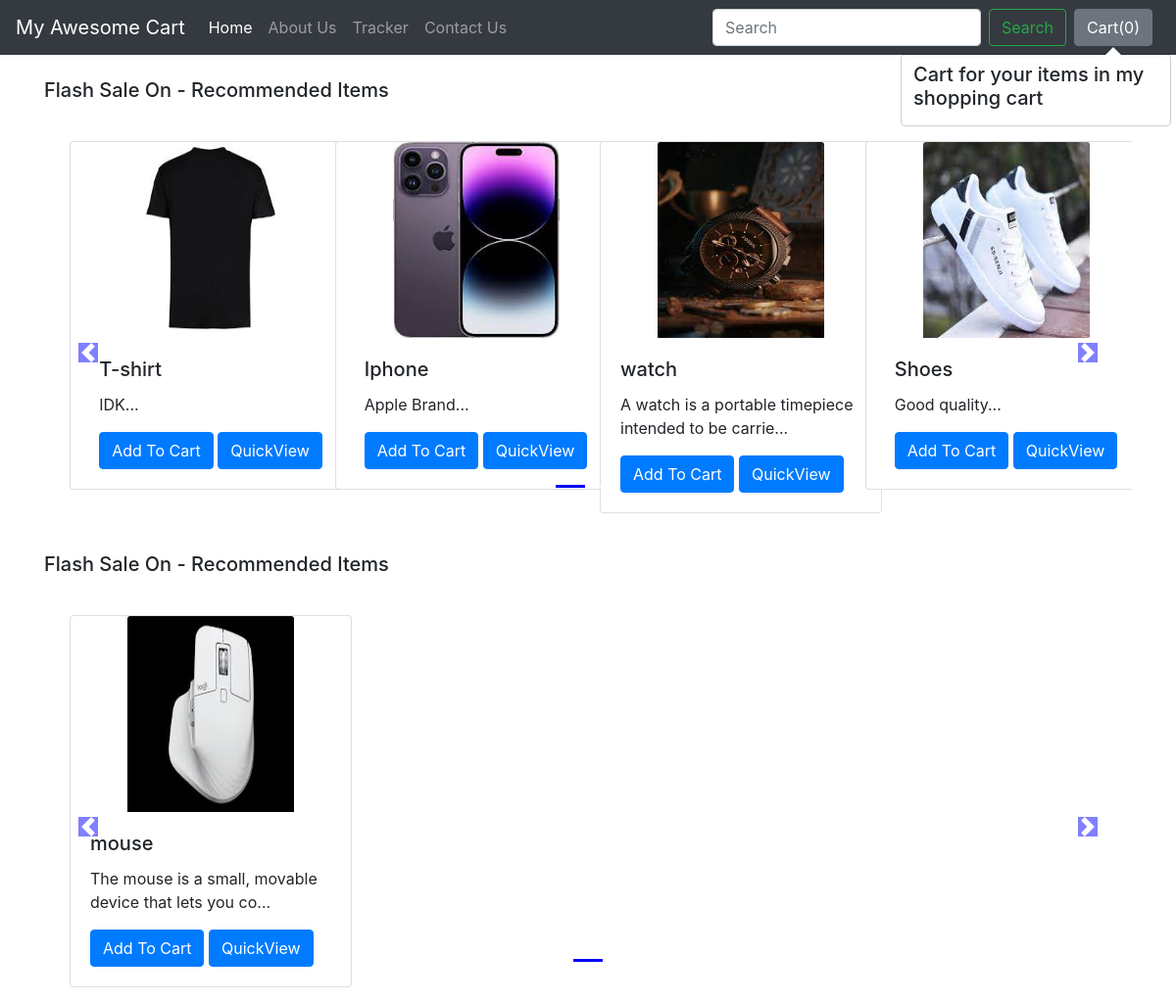
The app's page /shop/ with its own data.
### shop/models.py (models this page shows, shortened)
class Product(models.Model):
    product_id = models.AutoField
    product_name = models.CharField(max_length=50)
    categorty = models.CharField(max_length=50, default="")
    subcategory = models.CharField(max_length=50, default="")
    price = models.IntegerField(default=0)
    desc = models.CharField(max_length=300)
    pub_date = models.DateField()
    image = models.ImageField(upload_to='shop/images', default="")

### shop/views.py (the view)
# urls.py: path('', views.index)
def index(request):
    allProds = []
    catprods = Product.objects.values('categorty', 'id')
    cats = {item['categorty'] for item in catprods}
    for cat in cats:
        prod = Product.objects.filter(categorty=cat)
        n = len(prod)
        nSlides = n // 4 + ceil((n / 4) - (n // 4))
        allProds.append([prod, range(1, nSlides), nSlides])
    params = {'allProds':allProds}
    return render(request, 'shop/index.html', params)

### shop/templates/shop/index.html (shortened to what this page needs)
{% extends 'shop/basic.html' %}
{% block body %}
{% load static %}
<div class="container">
    {% for product, range, nSlides in allProds %}
    <h5 class="my-4">Flash Sale On {{product.0.category}} - Recommended Items</h5>
    <div class="row">
        <div id="demo{{forloop.counter}}" class="col carousel slide my-3" data-ride="carousel">
            <ul class="carousel-indicators">
                <li data-target="#demo{{forloop.counter}}" data-slide-to="0" class="active"></li>
                {% for i in range %}
                <li data-target="#demo{{forloop.parentloop.counter}}" data-slide-to="{{i}}"></li>
                {% endfor %}
            </ul>
            <div class="container carousel-inner no-padding">
                <div class="carousel-item active">
                    {% for i in product %}
                    <div class="col-xs-3 col-sm-3 col-md-3">
                        <div class="card align-items-center" style="width: 18rem;">
                            <img src='/media/{{i.image}}' class="card-img-top" alt="...">
                            <div class="card-body">
                                <h5 class="card-title" id="namepr{{i.id}}">{{i.product_name}}</h5>
                                <p class="card-text">{{i.desc|slice:"0:53"}}...</p>
                                <span id="divpr{{i.id}}" class="divpr">
                                    <button id="pr{{i.id}}" class="btn btn-primary cart">Add To Cart</button>
                                </span>
                                <a href="/shop/products/{{i.id}}"><button id="qv{{i.id}}" class="btn btn-primary cart">QuickView</button></a>
                            </div>
                        </div>
                    </div>
                    {% if forloop.counter|divisibleby:4 and forloop.counter > 0 and not forloop.last %}
                </div>
                <div class="carousel-item">
                    {% endif %}
                    {% endfor %}
                </div>
            </div>
        </div>
        <a class="carousel-control-prev" href="#demo{{forloop.counter}}" data-slide="prev">
            <span class="carousel-control-prev-icon"></span>
        </a>
        <a class="carousel-control-next" href="#demo{{forloop.counter}}" data-slide="next">
            <span class="carousel-control-next-icon"></span>
        </a>
    </div>
    {% endfor %}
</div>
{% endblock %}

### shop/templates/shop/basic.html (shortened to what this page needs)
<!doctype html>
<html lang="en">
  <head>
    <link rel="stylesheet" href="https://stackpath.bootstrapcdn.com/bootstrap/4.2.1/css/bootstrap.min.css">
  </head>
  <body>
    <nav class="navbar navbar-expand-lg navbar-dark bg-dark">
  <a class="navbar-brand" href="/shop">My Awesome Cart</a>
  <div class="collapse navbar-collapse" id="navbarSupportedContent">
    <ul class="navbar-nav mr-auto">
      <li class="nav-item active">
        <a class="nav-link" href="/shop">Home <span class="sr-only">(current)</span></a>
      </li>
      <li class="nav-item">
        <a class="nav-link" href="/shop/about">About Us</a>
      </li>
      <li class="nav-item">
        <a class="nav-link" href="/shop/tracker">Tracker</a>
      </li>
      <li class="nav-item">
        <a class="nav-link" href="/shop/contact">Contact Us</a>
      </li>
    </ul>
    <form class="form-inline my-2 my-lg-0">
      <input class="form-control mr-sm-2" type="search" placeholder="Search" aria-label="Search">
      <button class="btn btn-outline-success my-2 my-sm-0" type="submit">Search</button>
    </form>
    <button type="button" class="btn btn-secondary mx-2" id="popcart" data-container="body" data-toggle="popover" data-placement="bottom" data-html="true" data-content="Vivamus
sagittis lacus vel augue laoreet rutrum faucibus.">
  Cart(<span id="cart">0</span>)
</button>
  </div>
</nav>
  {% block body %} {% endblock %}
  </body>
</html>

### records on screen
Product: image (picture), product_name "T-shirt", desc "IDK"
Product: image (picture), product_name "Iphone", desc "Apple Brand"
Product: image (picture), product_name "watch", desc "A watch is a portable timepiece intended to be carrie"
Product: image (picture), product_name "Shoes", desc "Good quality"
Product: image (picture), product_name "mouse", desc "The mouse is a small, movable device that lets you co"
